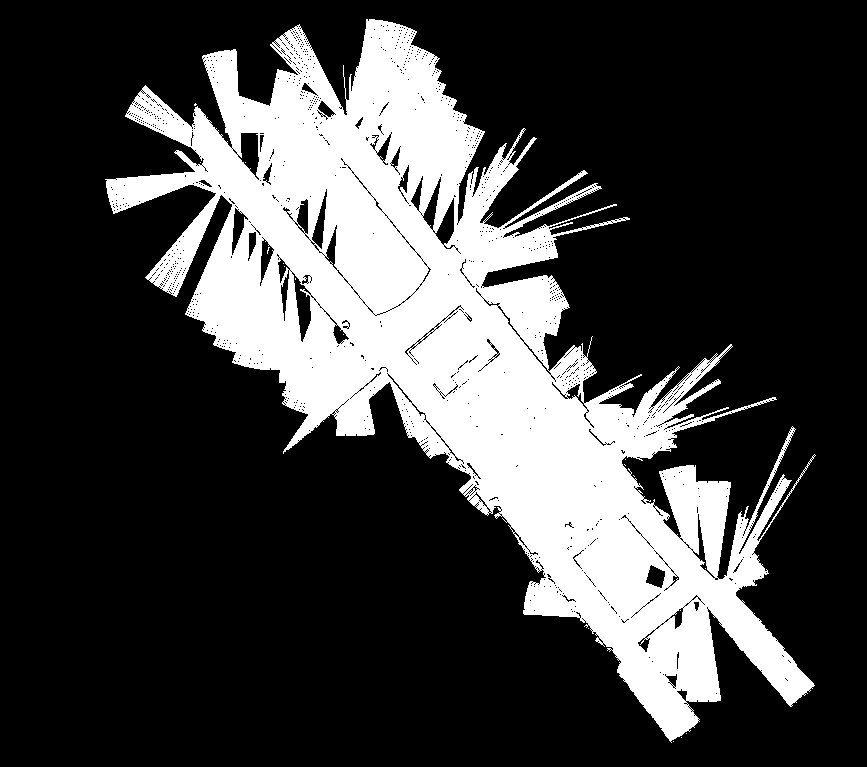
#> input picture Multi-Purpose-MPC-master/modified_src/maps/real_map.png, 867 x 767 px
$ python map.py
#> lines starting #> are read from the running program, lines starting #| are printed output that depends on the picture; after the words box and inside, x2 and y2 are one past the last pixel; in counts of white or black regions, pixels touching at a corner belong together
import numpy as np
import matplotlib.pyplot as plt
from skimage.morphology import remove_small_holes
from PIL import Image
from skimage.draw import line_aa
import matplotlib.patches as plt_patches

# Colors
OBSTACLE = '#2E4053'


############
# Obstacle #
############

class Obstacle:
    # [21 lines left out: functions __init__, show, not called in this run]


#######
# Map #
#######

class Map:
    def __init__(self, file_path, origin, resolution=1, threshold_occupied=100):
        """
        Constructor for map object. Map contains occupancy grid map data of
        environment as well as meta information.
        :param file_path: path to image of map
        :param threshold_occupied: threshold value for binarization of map
        image
        :param origin: x and y coordinates of map origin in world coordinates
        [m]
        :param resolution: resolution in m/px
        """
#> called with file_path = 'maps/real_map.png', origin = 1, resolution = 1, threshold_occupied = 100

        # Set binarization threshold
        self.threshold_occupied = threshold_occupied

        # Numpy array containing map data
        self.data = np.array(Image.open(file_path))[:, :, 0]
#> self.data: shape (767, 867); 25.5% white; 18 white regions (17 under 20 px), largest, box (x1, y1, x2, y2) and area: (105, 19, 816, 743) 169594

        # Process raw map image
        self.process_map()

        # Store meta information
        self.height = self.data.shape[0]  # height of the map in px
        self.width = self.data.shape[1]  # width of the map in px
        self.resolution = resolution  # resolution of the map in m/px
        self.origin = origin  # x and y coordinates of map origin
        # (bottom-left corner) in m

        # Containers for user-specified additional obstacles and boundaries
        self.obstacles = list()
        self.boundaries = list()

    # [25 lines left out: functions w2m, m2w, not called in this run]

    def process_map(self):
        """
        Process raw map image. Binarization and removal of small holes in map.
        """

        # Binarization using specified threshold
        # 1 corresponds to free, 0 to occupied
        self.data = np.where(self.data >= self.threshold_occupied, 1, 0)

        # Remove small holes in map corresponding to spurious measurements
        self.data = remove_small_holes(self.data, area_threshold=5,
                                       connectivity=8).astype(np.int8)
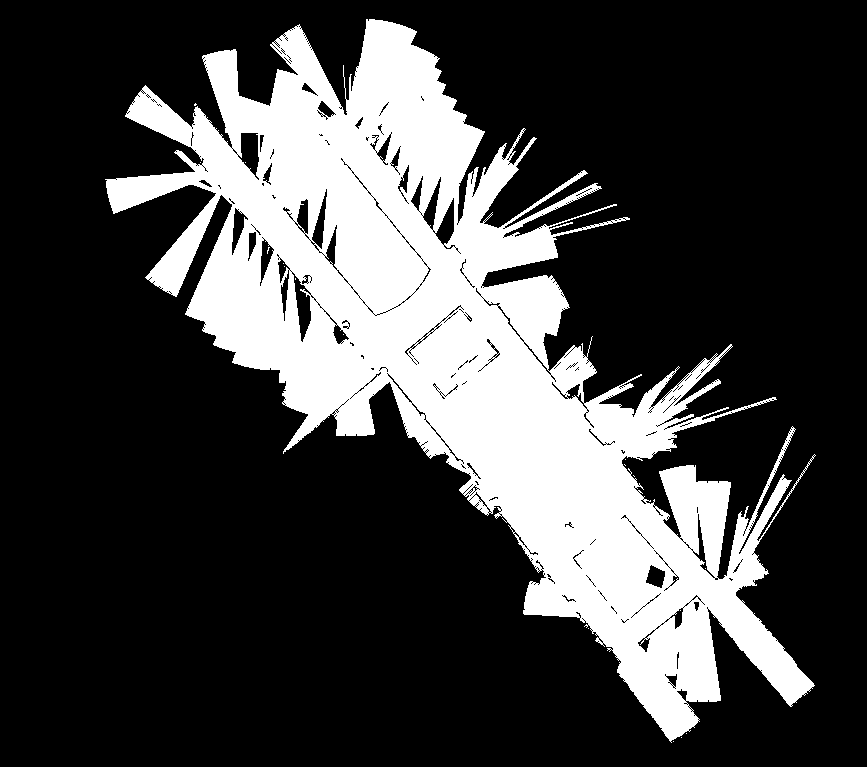
#> self.data: shape (767, 867) int8; values 0 (black) and 1 (white), 25.7% white; 18 white regions (17 under 20 px), largest, box (x1, y1, x2, y2) and area: (105, 19, 816, 743) 170757

    # [40 lines left out: functions add_obstacles, add_boundary, not called in this run]


if __name__ == '__main__':
    map = Map('maps/real_map.png', 1)
    # map = Map('maps/sim_map.png')
    plt.imshow(np.flipud(map.data), cmap='gray')
    plt.show()
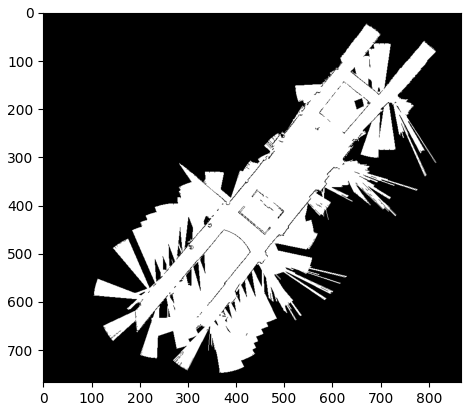
#> figure drawn by matplotlib, 1 panel
